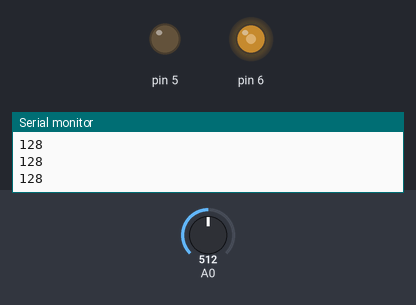
This sketch was run on a simulated Arduino Uno, built with avr-gcc and run on an emulated ATmega328P. On the bench: output pins drawn as LEDs (lit = HIGH), the last lines printed to the serial monitor. The inputs (shaded band) are chosen by the test bench; at power-on: A0 = 512.

Above: at 1.2 s.
1.3 s: A0 set to 716
At 2.2 s:
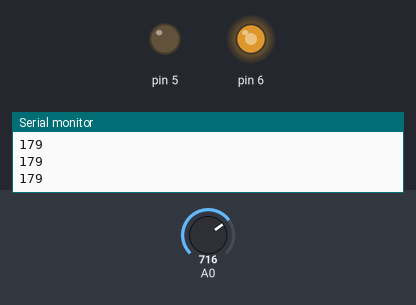
2.8 s: A0 set to 900
At 3.5 s:
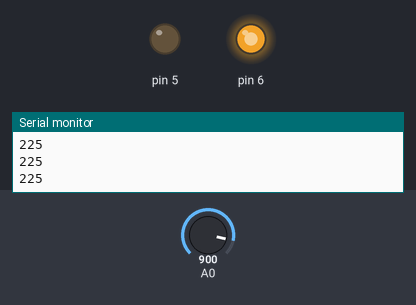
4.3 s: A0 set to 122
At 5.5 s:
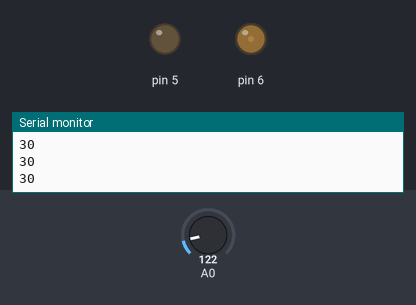
5.8 s: A0 set to 0
At 6.8 s:
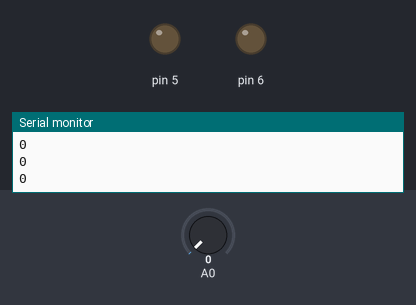
Timing chart, 0 to 8.3 s (numbered marks = the images above; inputs shaded):
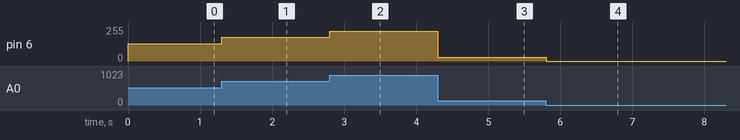

The sketch:

code.ino
```cpp
// C++ code
//
int potn=0;
void setup()
{
  pinMode(A0, INPUT);
  pinMode(5, OUTPUT);
  pinMode(6, OUTPUT);
  Serial.begin(9600);
}

void loop()
{
  potn=analogRead(A0);
  int output=potn/4;
  analogWrite(6,output);
  Serial.println(output);
}
```

Measured:
- after the input at 1.3 s, pin 6: 128/255 → 179/255 at once
- after the input at 2.8 s, pin 6: 179/255 → 225/255 at once
- after the input at 4.3 s, pin 6: 225/255 → 30/255 at once
- after the input at 5.8 s, pin 6: 30/255 → 0/255 at once
